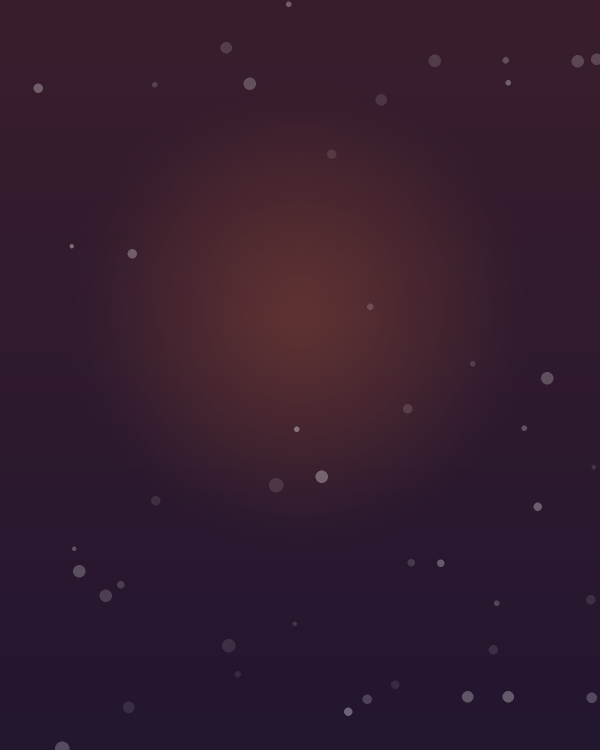
#> input picture brand_kit/assets/solstice_bg_gradient.png, 1200 x 1500 px (shown at 1/2 size); its folder holds only this picture in this run
$ python -i photo_analysis.py   (imports and definitions only)
#> lines starting #> are read from the running program, lines starting #| are printed output that depends on the picture
"""Cached subject / quiet-region maps for photographic assets (guide 08).

Everything here reads the ORIGINAL asset pixels and writes nothing: maps are
diagnostics used to choose geometry, never new image content. A map is cached
by the asset's byte hash plus ``ANALYSIS_VERSION`` and map resolution.

The default estimator is deterministic and CPU-cheap: frequency-tuned colour
saliency (Achanta et al. 2009), spectral-residual saliency (Hou & Zhang 2007),
edge density and a weak skin-tone cue, combined into a subject-importance map.
An optional local segmentation model can be registered with
``register_subject_model``; when it is missing, fails or is uncertain the
heuristic path is used and the typed ``status`` says why.

Masks reach the target canvas through exactly the renderer's contain / cover /
fill mapping (``renderer/converter/assets.py::_fit_image``), so text placement
is judged against the pixels that will actually be drawn.
"""
from __future__ import annotations

import hashlib
import math
import os
from dataclasses import dataclass, field
from typing import Any, Callable, Iterable

import numpy as np

from .canonical import ASSETS_DIR, Box

ANALYSIS_VERSION = 'photo-analysis/2'
MODES = ('heuristic', 'subject_aware')
MAP_SIZE = 96          # longest side of the analysis raster
MODEL_MIN_CONFIDENCE = 0.55


# --------------------------------------------------------------------- switch
# [4 lines left out: function photo_mode, not called in this run]


# ---------------------------------------------------------------- model hook
_MODEL: dict[str, Any] = {'fn': None, 'name': None}


# [8 lines left out: function register_subject_model, not called in this run]


def model_status() -> str:
    return f"available:{_MODEL['name']}" if _MODEL['fn'] else 'model_unavailable'


# ---------------------------------------------------------------------- maps
@dataclass(frozen=True)
class PhotoMaps:
    asset_hash: str
    version: str
    size: tuple[int, int]                 # analysis raster (w, h)
    original_size: tuple[int, int]        # asset pixels (w, h)
    saliency: np.ndarray = field(repr=False)     # subject importance [0,1]
    texture: np.ndarray = field(repr=False)      # local busyness [0,1]
    luminance: np.ndarray = field(repr=False)    # WCAG relative luminance [0,1]
    alpha: np.ndarray = field(repr=False)        # opaque coverage [0,1]
    subject: np.ndarray = field(repr=False)      # binary important-subject mask
    subject_boxes: tuple[tuple[float, float, float, float], ...]  # normalized x0,y0,x1,y1
    confidence: float
    provider: str
    status: str

    # [4 lines left out: function to_dict, not called in this run]


_CACHE: dict[tuple[str, str, int, str], PhotoMaps] = {}
_HASHES: dict[tuple[str, float, int], str] = {}


# [18 lines left out: functions _asset_path, asset_hash, not called in this run]


def _normalize(a: np.ndarray) -> np.ndarray:
    lo, hi = float(a.min()), float(a.max())
    return (a - lo) / (hi - lo) if hi - lo > 1e-9 else np.zeros_like(a)


# [201 lines left out: functions _box_blur, _spectral_residual, _relative_luminance, _components, heuristic_maps, _subject_mask and 3 more, not called in this run]


@dataclass
class CanvasField:
    """Photo maps resampled onto a canvas grid (cell = canvas / grid)."""
    cw: float
    ch: float
    gw: int
    gh: int
    saliency: np.ndarray
    texture: np.ndarray
    luminance: np.ndarray
    coverage: np.ndarray
    subject: np.ndarray
    status: str
    element_id: str | None = None
    _ints: dict = field(default_factory=dict, repr=False)

    @property
    def cell(self) -> tuple[float, float]:
        return self.cw / self.gw, self.ch / self.gh

    # [18 lines left out: functions integral, _cells, mean, not called in this run]

    def subject_overlap(self, box: Box) -> float:
        """Fraction of ``box`` that covers important subject pixels."""
        return self.mean('subject', box)

    # [44 lines left out: functions distance, clearance, canvas_field, not called in this run]


# ---------------------------------------------------------- contrast helpers
def color_luminance(value: str | None) -> float:
    from .quality import color, luminance
    return luminance(color(value or '#000000'))


def contrast(l1: float, l2: float) -> float:
    return (max(l1, l2) + .05) / (min(l1, l2) + .05)


@dataclass(frozen=True)
class QuietRegion:
    box: Box
    cost: float
    subject_overlap: float
    clearance: float
    contrast: float
    texture: float

    def to_dict(self):
        return {'box': self.box.to_dict(), 'cost': round(self.cost, 4), 'subject_overlap': round(self.subject_overlap, 4),
                'clearance': round(self.clearance, 2), 'contrast': round(self.contrast, 2), 'texture': round(self.texture, 3)}


# [83 lines left out: functions region_cost, quiet_regions, not called in this run]


# ------------------------------------------------------ design-level helpers
def photo_hosts(design: dict[str, Any], analysis=None) -> list[dict[str, Any]]:
    """Actual photographic rasters, excluding flat/graphic/transparent overlays.

    Classification uses original asset pixels. A bounding rectangle alone is
    never evidence that a transparent decorative raster is a photograph.
    ``analysis`` is accepted for a common provider/operator interface.
    """
    try:
        from .relations import asset_stats
    except ImportError:  # independent lane: conservative pixel fallback
        asset_stats = None
    cw, ch = float(design['canvas']['width']), float(design['canvas']['height'])
    out = []
    for e in design['elements']:
        if e.get('type') != 'image' or abs(float(e.get('rotation') or 0)) > .5 or float(e.get('opacity', 1)) < .9:
            continue
        if Box(float(e['x']), float(e['y']), float(e['width']), float(e['height'])).clip(cw, ch).area < .25 * cw * ch:
            continue
        if _asset_path(e.get('asset_id')) is None:
            continue
        if asset_stats is not None:
            if asset_stats(e.get('asset_id')).kind != 'photo':
                continue
        else:
            from .structure import flat_asset
            from .scene import low_detail_asset
            if flat_asset(e.get('asset_id')) or low_detail_asset(e.get('asset_id')):
                continue
        out.append(e)
    return out


# [23 lines left out: function painted_coverage, not called in this run]


def source_photo_supports(source: dict[str, Any], analysis=None) -> dict[str, str]:
    """Text id -> original photographic host, using C1 graph plus real alpha.

    An available semantic graph is authoritative about support membership.
    Without it, conservative source pixel/geometry inference is used. Both
    paths recheck pixels and opacity, so stale box evidence cannot attach
    copy to a transparent overlay.
    """
    from .canonical import rotated_extent
    photos = {e['id']: e for e in photo_hosts(source, analysis)}
    graph = getattr(analysis, 'graph', None)
    edges = getattr(graph, 'edges', None)
    if edges is None and isinstance(graph, dict):
        edges = graph.get('edges')
    allowed = None if edges is None else {(x.get('a'), x.get('b')) for x in edges if x.get('kind') == 'supports_on_photo'}
    out = {}
    for t in source['elements']:
        if t.get('type') != 'text' or not str(t.get('content', '')).strip():
            continue
        box = rotated_extent(t)
        candidates = [p for p in photos.values() if p.get('z_index', 0) < t.get('z_index', 0)
                      and (allowed is None or (p['id'], t['id']) in allowed)
                      and painted_coverage(p, box, source) >= .9]
        if candidates:
            out[t['id']] = max(candidates, key=lambda p: p.get('z_index', 0))['id']
    return out


# [49 lines left out: functions source_intent_boxes, design_field, text_on_subject, not called in this run]

>>> import cv2
>>> picture = cv2.imread('../brand_kit/assets/solstice_bg_gradient.png', cv2.IMREAD_GRAYSCALE)
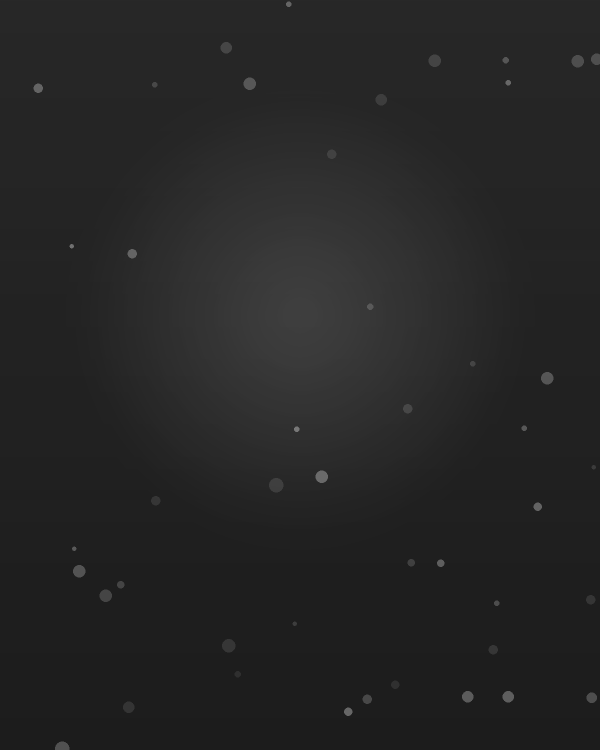
#> picture: shape (1500, 1200) (shown at 1/2 size); min 28, max 120, mean 37.3
#> (the run stopped early here; a loop or call above may not have finished)
